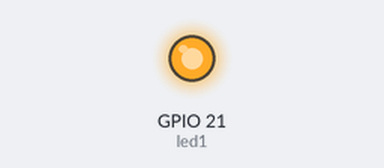
Simulated run of this program. Board: Raspberry Pi (BCM pin numbers). Parts: output pins drawn as LEDs (lit = HIGH).

Above: at 1.0 s.
At 3.0 s:
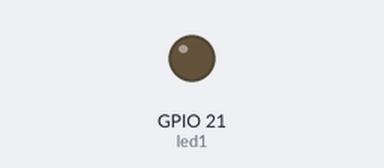
Timing chart, 0 to 5.2 s (numbered marks = the images above):
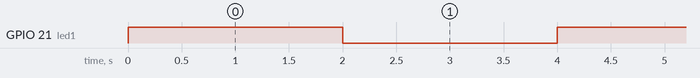

Measured:
- by itself, GPIO 21 (led1): alternates HIGH for 2.0 s and LOW for 2.0 s

The program:

relay.py
```python
led1 = 21
import RPi.GPIO as GPIO
import time
GPIO.setmode(GPIO.BCM)
GPIO.setup(led1, GPIO.OUT)
while True:
    GPIO.output(led1, True)
    time.sleep(2)
    GPIO.output(led1, False)
    time.sleep(2)
```
